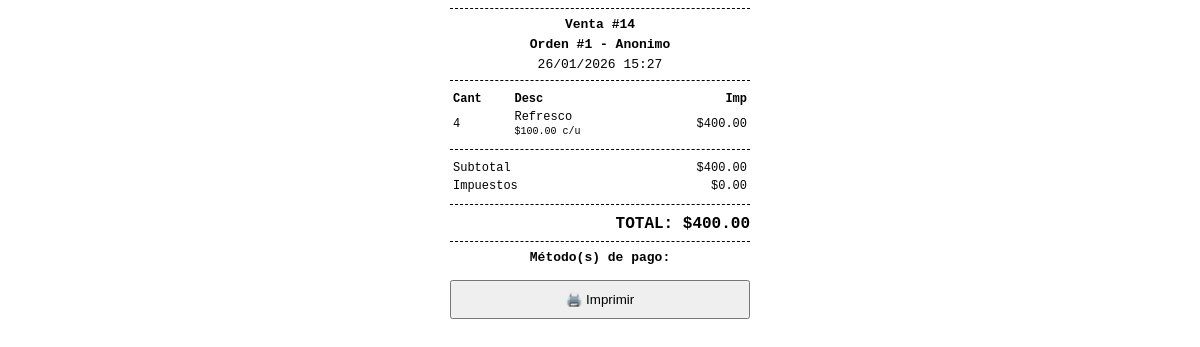
The app's page /api/caja/ticket/1/, older data.
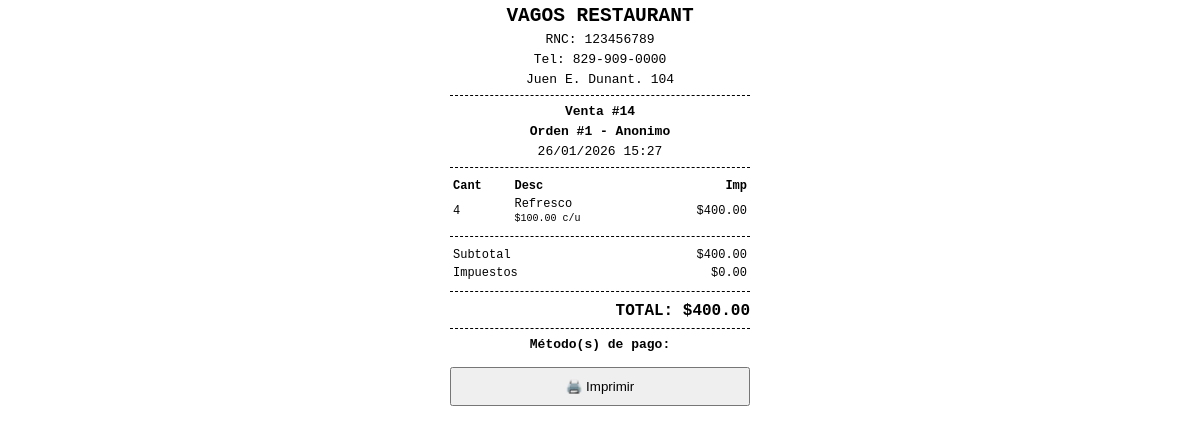
The same page, newer data.
### caja/models.py (models this page shows)
class Venta(models.Model):
    orden = models.OneToOneField("ordenes.Orden", on_delete=models.PROTECT, related_name="venta",  null=True,
        blank=True)
    cajero = models.ForeignKey(settings.AUTH_USER_MODEL, on_delete=models.PROTECT)
    fecha = models.DateTimeField(auto_now_add=True)
    subtotal = models.DecimalField(max_digits=10, decimal_places=2)
    impuestos = models.DecimalField(max_digits=10, decimal_places=2, default=0)
    total = models.DecimalField(max_digits=10, decimal_places=2)
    reserva = models.OneToOneField(
        "reserva.Reserva",
        on_delete=models.PROTECT,
        related_name="venta",
        null=True,
        blank=True
    )
    completada = models.BooleanField(default=False)  # Se marca cuando el pago cubre el total
    def __str__(self):
        return f"Venta #{self.id} - Orden {self.orden.id}"

### ordenes/models.py (models this page shows, shortened)
class Orden(models.Model):
    usuario = models.ForeignKey(User, on_delete=models.SET_NULL, null=True, blank=True)
    total = models.DecimalField(max_digits=10, decimal_places=2)
    creado = models.DateTimeField(auto_now_add=True)
    ESTADOS = (
        ('pendiente', 'Pendiente'),
        ('preparando', 'Preparando'),
        ('entregado', 'Entregado'),
                ('canelado', 'Cancelado'),
    )
    estado = models.CharField(max_length=20, choices=ESTADOS, default='pendiente')
    cliente_nombre = models.CharField(max_length=200, blank=True, null=True)
    cliente_telefono = models.CharField(max_length=20, blank=True, null=True)
    TIPO_PEDIDO = (
        ("delivery", "Delivery"),
        ("retirar", "Retirar en local"),
    )
    tipo_pedido = models.CharField(max_length=20, choices=TIPO_PEDIDO, default="retirar")
    direccion = models.TextField(blank=True, null=True)
    def __str__(self):
        return f"Orden #{self.id} - {self.cliente_nombre or 'Anonimo'}"

class OrdenItem(models.Model):
    orden = models.ForeignKey(Orden, related_name='items', on_delete=models.CASCADE)
    producto = models.ForeignKey('productos.Producto', on_delete=models.CASCADE)
    cantidad = models.PositiveIntegerField()
    precio = models.DecimalField(max_digits=10, decimal_places=2)
    @property
    def total_linea(self):
        return self.cantidad * self.precio

### productos/models.py (models this page shows, shortened)
class Producto(models.Model):
    categoria = models.ForeignKey(
        Categoria,
        related_name='productos',
        on_delete=models.CASCADE
    )
    nombre = models.CharField(max_length=150)
    descripcion = models.TextField(blank=True)
    precio = models.DecimalField(max_digits=8, decimal_places=2)
    disponible = models.BooleanField(default=True)
    imagen = models.ImageField(upload_to='productos/', blank=True, null=True)

### core/models.py (models this page shows, shortened)
class Empresa(models.Model):
    nombre = models.CharField(max_length=200)
    razon_social = models.CharField(max_length=200, blank=True, null=True)
    rnc = models.CharField(max_length=20, blank=True, null=True)
    telefono = models.CharField(max_length=20, blank=True, null=True)
    whatsapp = models.CharField(max_length=20, blank=True, null=True)
    email = models.EmailField(blank=True, null=True)
    email_contacto = models.EmailField(blank=True, null=True)
    direccion = models.TextField(blank=True, null=True)
    horario = models.CharField(max_length=200, blank=True, null=True)
    slogan = models.CharField(max_length=255, blank=True, null=True)
    instagram = models.URLField(blank=True, null=True)
    facebook = models.URLField(blank=True, null=True)
    google_maps_url = models.URLField(blank=True, null=True)
    logo = models.ImageField(upload_to="empresa/", blank=True, null=True)
    pie_factura = models.TextField(
        blank=True,
        null=True,
        help_text="Texto que aparecerá al final del ticket o factura"
    )
    activo = models.BooleanField(default=True)
    meta_title = models.CharField(max_length=255, blank=True, null=True)
    meta_description = models.TextField(blank=True, null=True)
    ciudad = models.CharField(max_length=100, blank=True, null=True)
    pais = models.CharField(max_length=100, blank=True, null=True)

### caja/views.py (the view)
# urls.py: path('caja/ticket/<int:venta_id>/', ticket_venta),
def ticket_venta(request, venta_id):
    venta = get_object_or_404(Venta, orden=venta_id)
    empresa = Empresa.objects.filter(activo=True).first()
    print("la venta",venta)
    html = render_to_string("ticket.html", {
        "venta": venta,
        "empresa": empresa  # 👈 la enviamos al template
    })
    return HttpResponse(html)

### templates/ticket.html (shortened to what this page needs)
<!DOCTYPE html>
<html>
<head>
</head>
<body>
<h2>{{ empresa.nombre }}</h2>
{% if empresa.rnc %}
<p>RNC: {{ empresa.rnc }}</p>
{% endif %}
{% if empresa.telefono %}
<p>Tel: {{ empresa.telefono }}</p>
{% endif %}
{% if empresa.direccion %}
<p>{{ empresa.direccion }}</p>
{% endif %}
<div class="linea"></div>
    <p><strong>Venta #{{ venta.id }}</strong></p>
     <p><strong>{{ venta.orden }}</strong></p>
    <p>{{ venta.fecha|date:"d/m/Y H:i" }}</p>
  <div class="linea"></div>
<table>
    <thead>
        <tr>
            <th style="text-align:left;">Cant</th>
            <th style="text-align:left;">Desc</th>
            <th style="text-align:right;">Imp</th>
        </tr>
    </thead>
    <tbody>
        {% for item in venta.orden.items.all %}
        <tr>
            <td>{{ item.cantidad }}</td>
            <td>
                {{ item.producto.nombre }}<br>
                <small>${{ item.precio }} c/u</small>
            </td>
            <td style="text-align:right;">
                ${{ item.total_linea }}
            </td>
        </tr>
        {% endfor %}
    </tbody>
</table>
<div class="linea"></div>
<table>
    <tr>
        <td>Subtotal</td>
        <td style="text-align:right;">${{ venta.subtotal }}</td>
    </tr>
    <tr>
        <td>Impuestos</td>
        <td style="text-align:right;">${{ venta.impuestos }}</td>
    </tr>
</table>
<div class="linea"></div>
<p class="total">TOTAL: ${{ venta.total }}</p>
<div class="linea"></div>
<p><strong>Método(s) de pago:</strong></p>
    <button onclick="window.print()">🖨️ Imprimir</button>
</body>
</html>

### templates/ticket.html (style rules this page uses)
body { font-family: monospace; width: 300px; margin: auto; }
h2, p { text-align: center; margin: 5px 0; }
table { width: 100%; font-size: 12px; }
.total { font-weight: bold; font-size: 16px; text-align: right; margin-top: 10px; }
.linea { border-top: 1px dashed black; margin: 8px 0; }
button { margin-top: 10px; width: 100%; padding: 10px; }

Row changes from the older to the newer data that the page shows:
now on this page (row edited): Empresa: nombre "VAGOS RESTAURANT", rnc "123456789", telefono "829-909-0000", direccion "Juen E. Dunant. 104"
changed Empresa: rnc empty → "123456789" (drawn); telefono empty → "829-909-0000" (drawn); direccion empty → "Juen E. Dunant. 104" (drawn)
Text that changed along with them:
text now shown: "RNC: Tel:"
